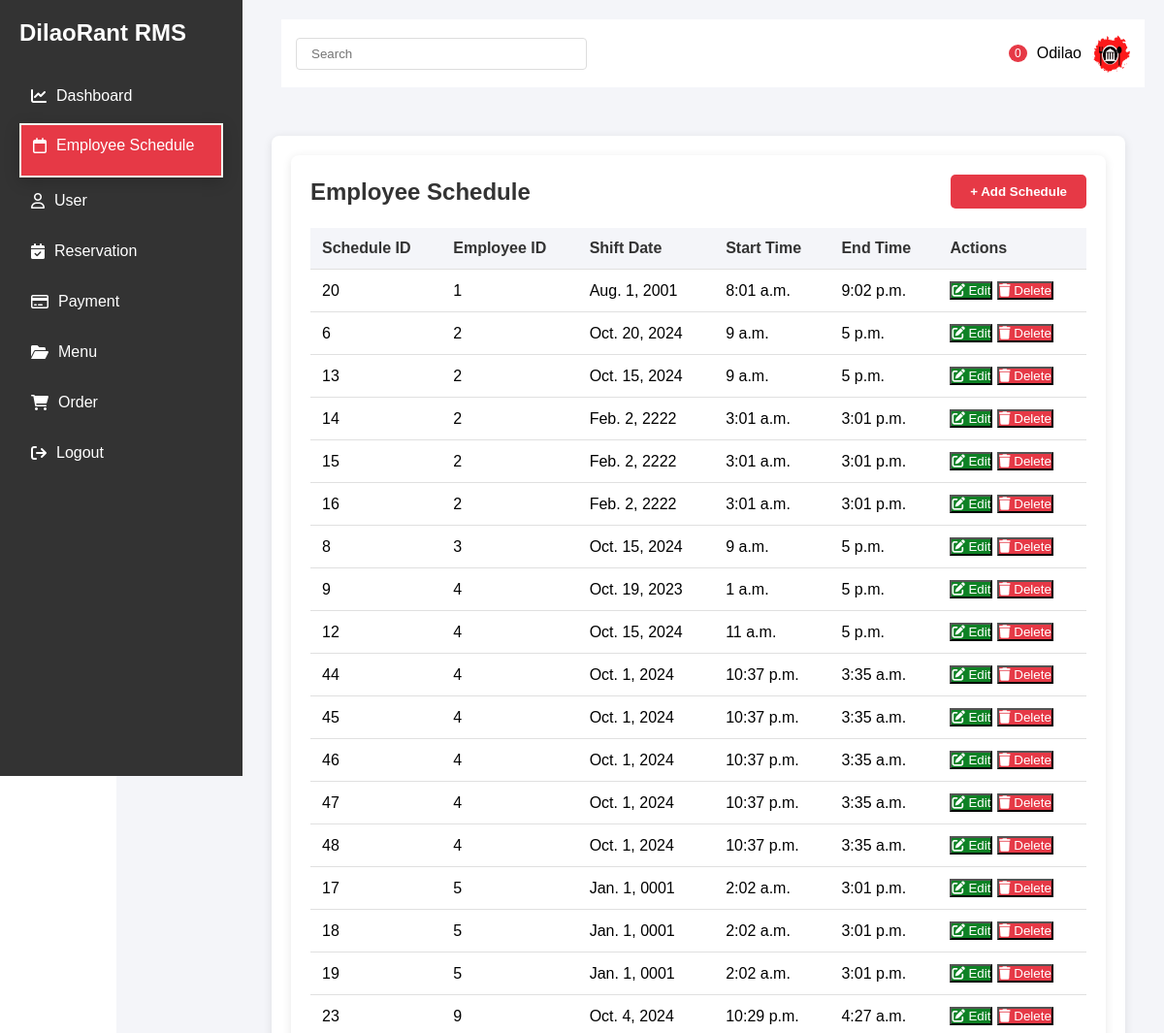
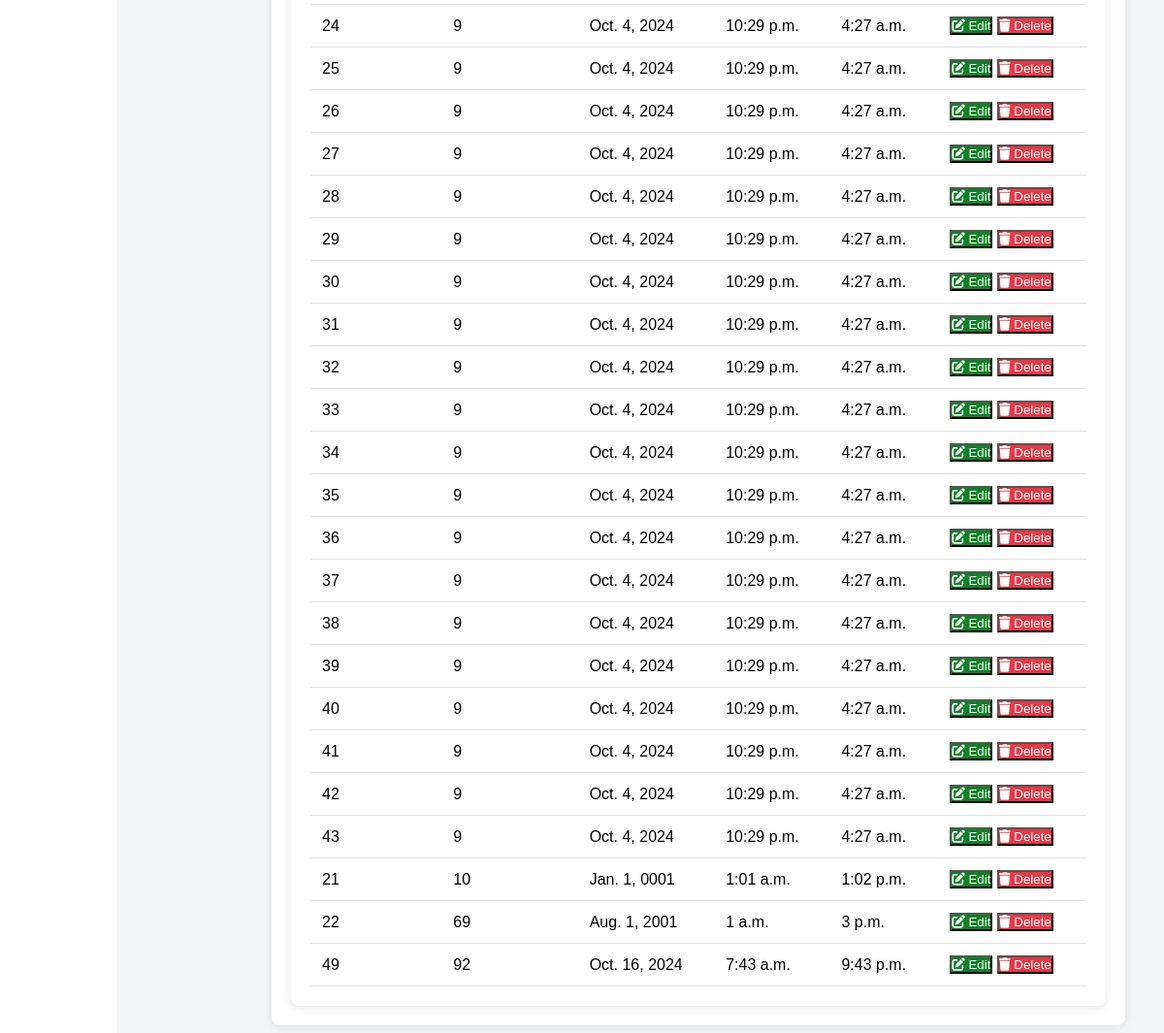
/dashboard/employeeSchedule/ (signed in), run on an earlier commit of the app's database (2 pictures, top to bottom).
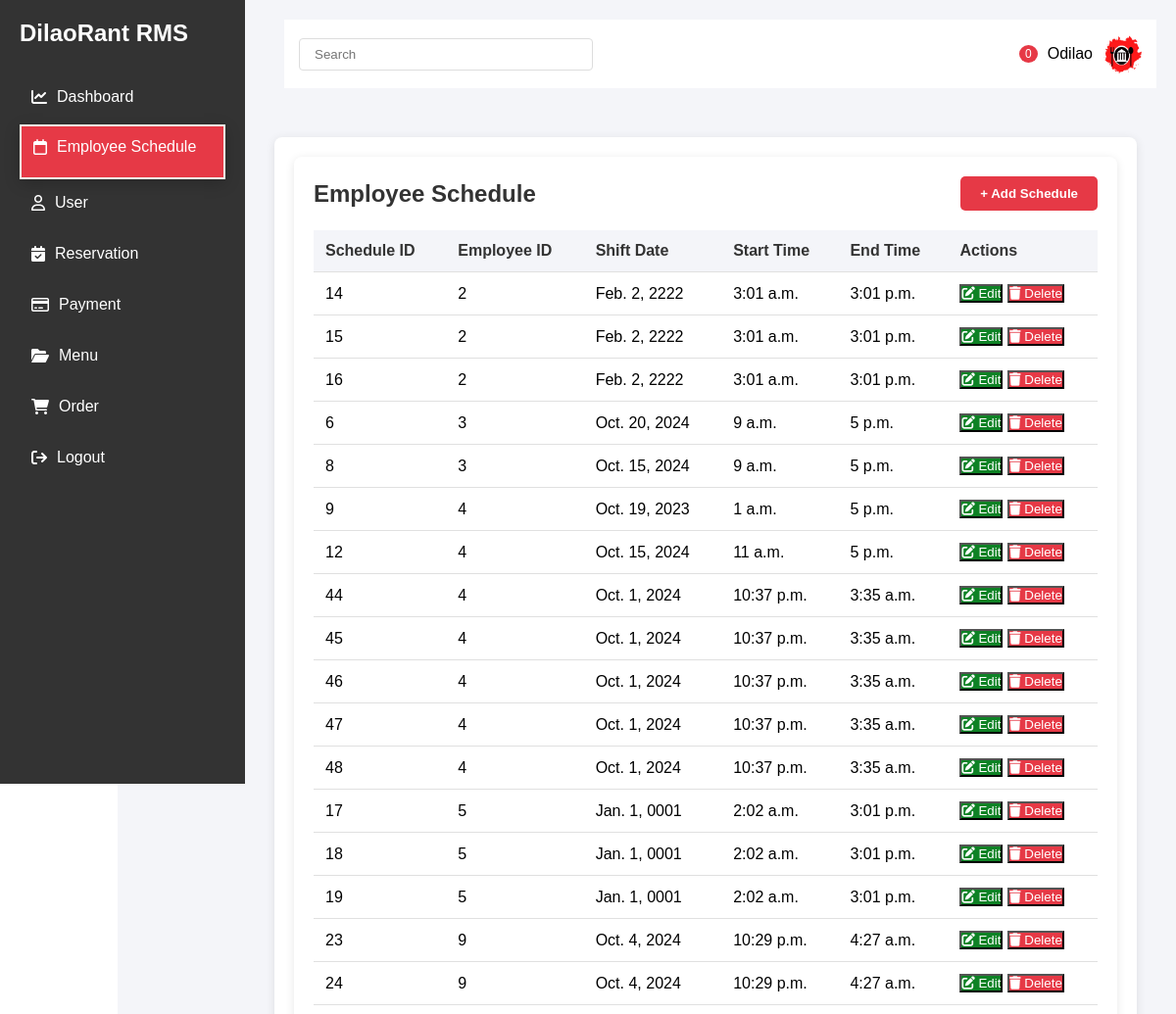
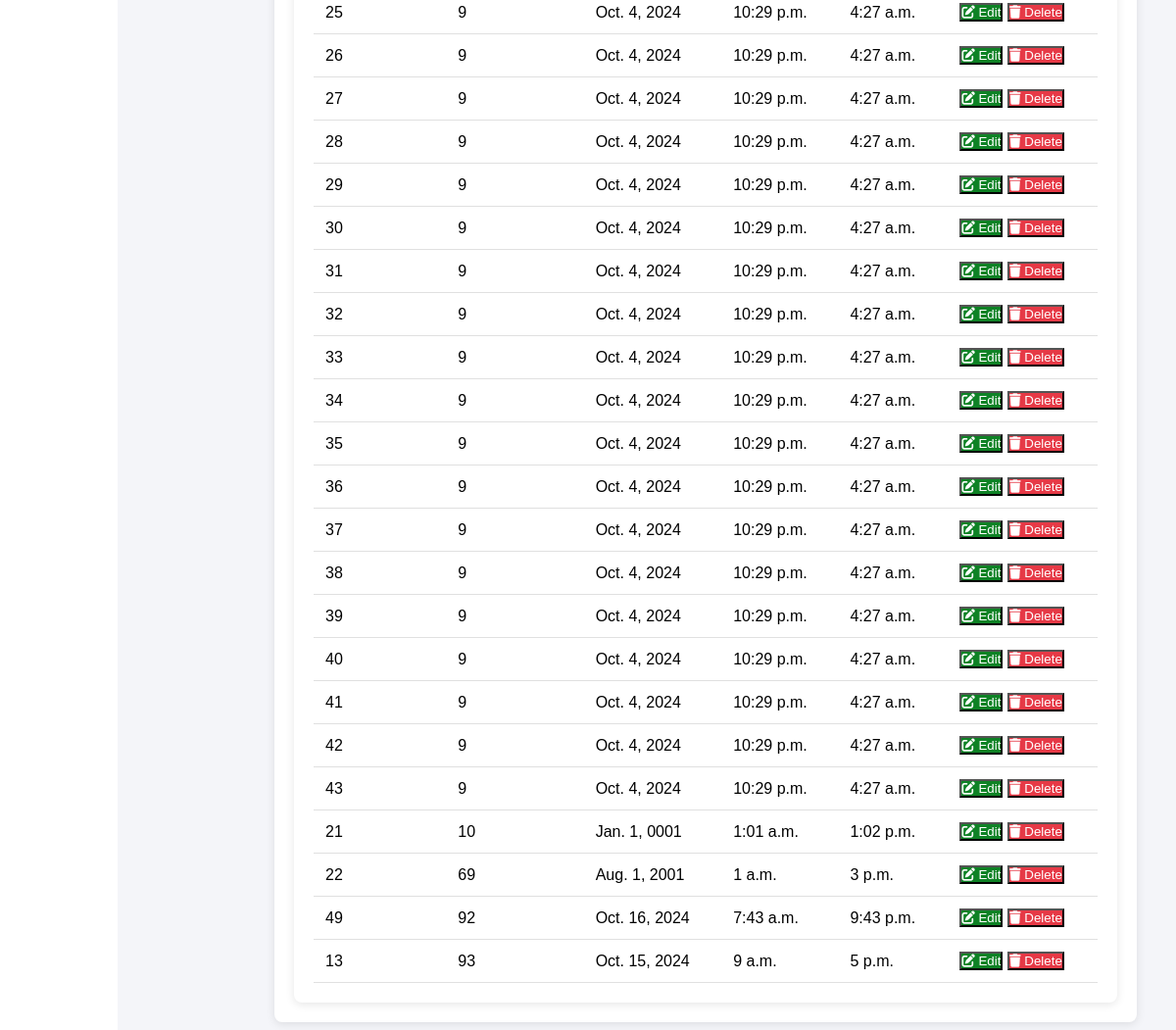
And on a later commit of the database (2 pictures, top to bottom).
### employeeSchedule/models.py (models this page shows, shortened)
class EmSchedule(models.Model):
    schedule_id = models.AutoField(primary_key=True)
    employee_id = models.IntegerField()
    shift_date = models.DateField()
    shift_time = models.TimeField()
    end_time = models.TimeField()
    class Meta:
        ordering = ['employee_id']

### employeeSchedule/views.py (the view)
# urls.py: path('',views.display_schedulev2,name='display'),
@login_required(login_url='login')
def display_schedulev2(request):
    schedules = EmSchedule.objects.all().order_by('employee_id')
    return render(request, 'employeeSchedule/EsDisplay.html', {'schedules': schedules})

### employeeSchedule/templates/employeeSchedule/EsDisplay.html (shortened to what the changed rows need)
{% load static %}
<!DOCTYPE html>
<html lang="en">
<head>
    <link rel="stylesheet" href="https://cdnjs.cloudflare.com/ajax/libs/font-awesome/6.0.0/css/all.min.css">
</head>
<body>
    <div class="sidebar">
        <h2>DilaoRant RMS</h2>
    </div>
    <div class="main-content">
        <div class="main-content">
            <div class="schedule-container">
                <div class="schedule-container">
                    <div class="schedule-header">
                        <h2 class="schedule-title">Employee Schedule</h2>
                    </div>
                <table class="schedule-table">
                    <thead>
                        <tr>
                            <th>Schedule ID</th>
                            <th>Employee ID</th>
                            <th>Shift Date</th>
                            <th>Start Time</th>
                            <th>End Time</th>
                            <th>Actions</th>
                        </tr>
                    </thead>
                    <tbody>
                        {% for schedule in schedules %}
                        <tr>
                            <td>{{schedule.schedule_id }}</td>
                            <td>{{ schedule.employee_id }}</td>
                            <td>{{ schedule.shift_date }}</td>
                            <td>{{ schedule.shift_time }}</td>
                            <td>{{ schedule.end_time }}</td>
                            <td>
                                <div class="action-buttons">
                                    <button
                                        class="btn btn-edit btn-tooltip"
                                        onclick="update_schedule('{{ schedule.schedule_id }}')"
                                        data-tooltip="Edit Schedule"
                                    >
                                        <i class="fas fa-edit"></i>
                                        Edit
                                    </button>
                                    <button
                                        class="btn btn-delete btn-tooltip"
                                        onclick="delete_schedule('{{ schedule.schedule_id }}')"
                                        data-tooltip="Delete Schedule"
                                    >
                                        <i class="fas fa-trash"></i>
                                        Delete
                                    </button>
                                </div>
                            </td>
                        </tr>
                        {% empty %}
                        <tr>
                            <td colspan="5" style="text-align: center;">No schedules found.</td>
                        </tr>
                        {% endfor %}
                    </tbody>
                </table>
            </div>
    </div>
</body>
</html>

What changed in the data, as far as the page shows it:
removed EmSchedule: schedule_id "20", employee_id "1", shift_date "Aug. 1, 2001", shift_time "8:01 a.m.", end_time "9:02 p.m."
changed EmSchedule "Oct. 20, 2024": employee_id "2" → "3"; moves down the list
changed EmSchedule id 13: employee_id "2" → "93"; moves down the list
